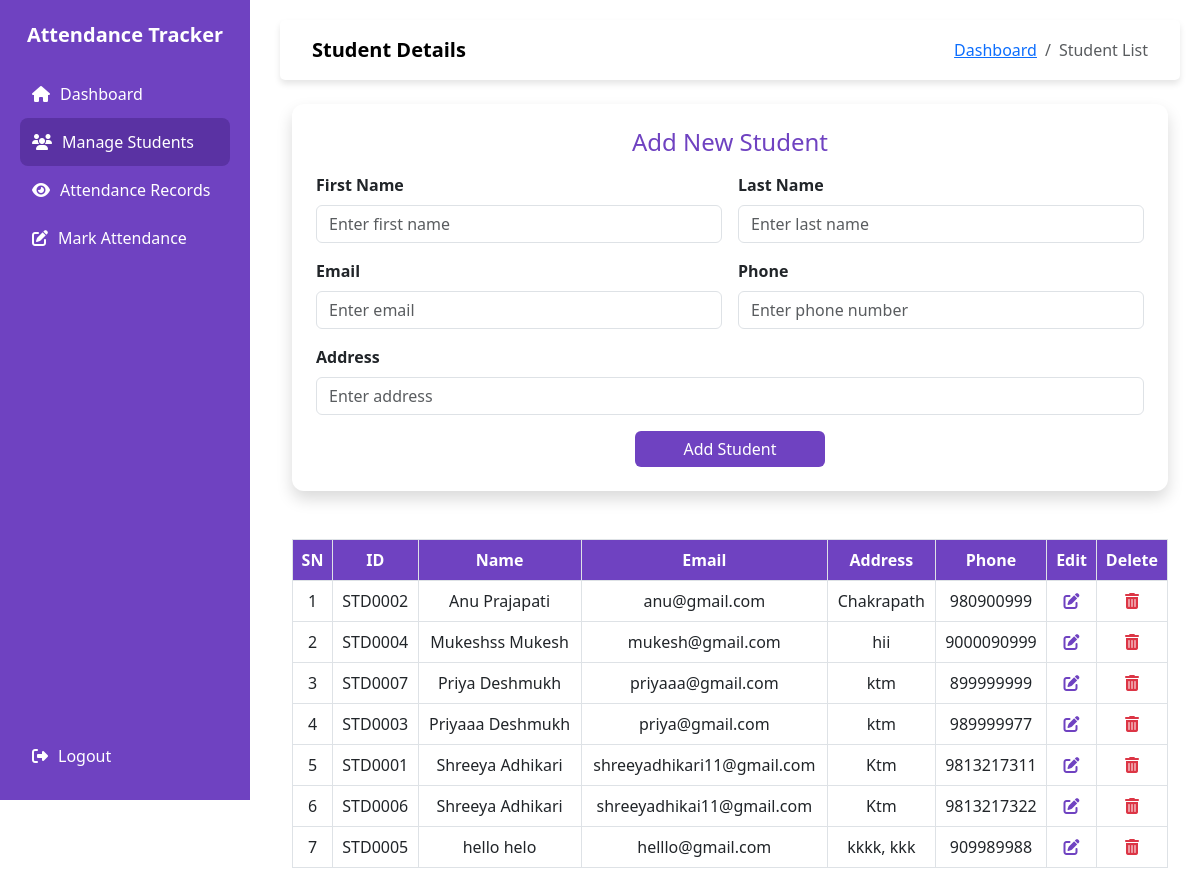
The page /view-student (signed in) on the database as committed earlier.
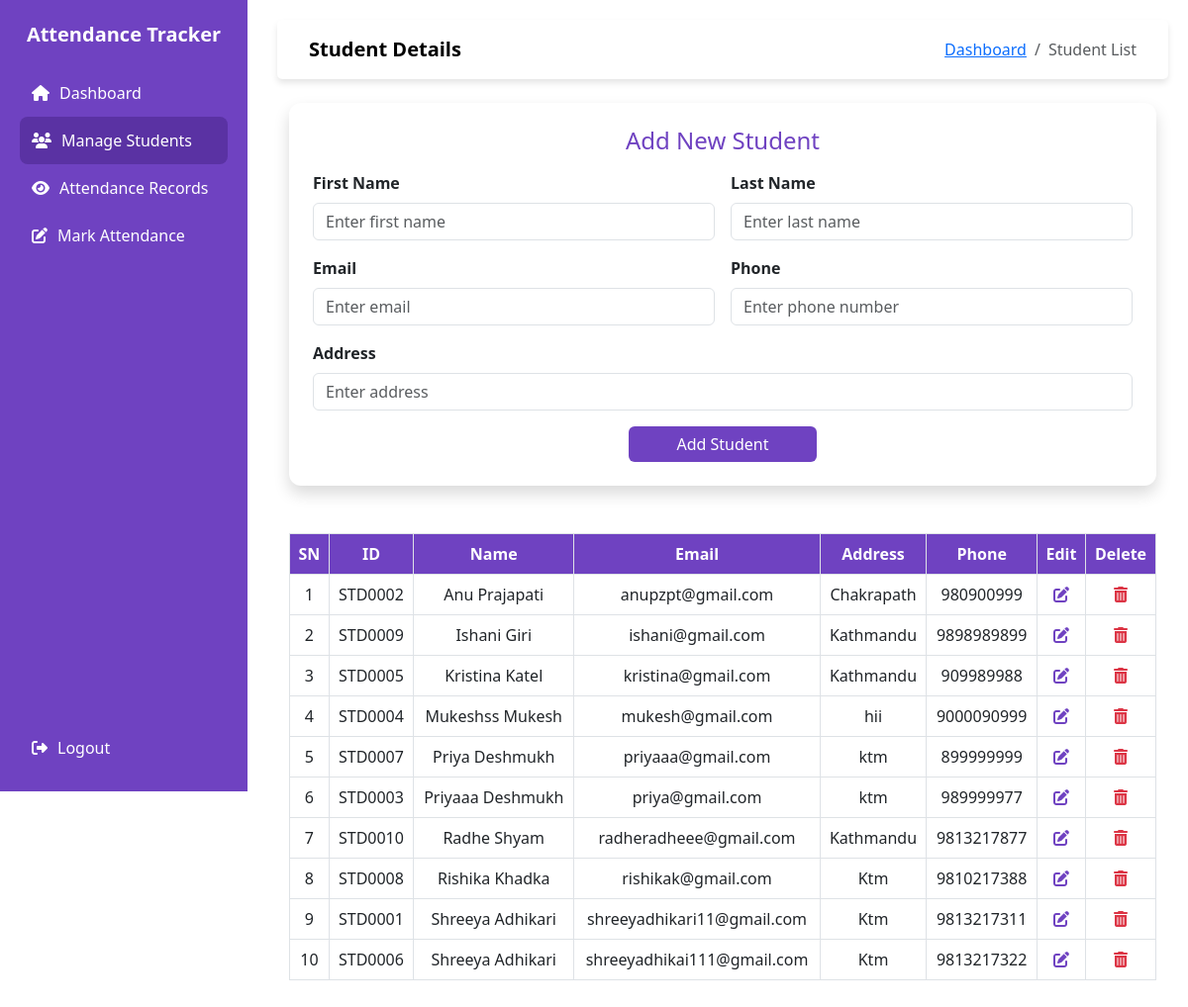
The same page on the database as committed later.
### models.py (models this page shows)
class Student(db.Model):
    id = db.Column(db.Integer, primary_key = True)
    student_id = db.Column(db.String(20), unique=True, nullable=False)  # Custom ID
    first_name = db.Column(db.String(150), nullable=False)
    last_name = db.Column(db.String(150), nullable=False)
    email = db.Column(db.String(100), unique=True, nullable=False)
    address = db.Column(db.Text, nullable=False)
    phone = db.Column(db.String(15), unique=True, nullable=False)

### app.py (the view, shortened to what this page needs)
@app.route('/view-student', methods=["GET", "POST"])
@login_required
def view_student():
    students = Student.query.order_by(Student.first_name.asc()).all()
    return render_template("student/view_student.html", students=students)

### app.py (called while the page is built)
@login_manager.user_loader
def load_admin(admin_id):
    return User.query.get(int(admin_id))

### templates/student/view_student.html (shortened to what this page needs)
{% extends "base.html" %}
{% block nav_title %}Student Details{% endblock %}
{% block content %}
<div class="container mt-4">
    <div class="card p-4 bg-white shadow">
        <h4 class="text-center text-primary mb-3">Add New Student</h4>
        <form method="POST">
            <div class="row g-3">
                <div class="col-md-6">
                    <label class="form-label fw-semibold">First Name</label>
                    <input type="text" name="first_name" class="form-control" required placeholder="Enter first name">
                </div>
                <div class="col-md-6">
                    <label class="form-label fw-semibold">Last Name</label>
                    <input type="text" name="last_name" class="form-control" required placeholder="Enter last name">
                </div>
                <div class="col-md-6">
                    <label class="form-label fw-semibold">Email</label>
                    <input type="email" name="email" class="form-control" required placeholder="Enter email">
                </div>
                <div class="col-md-6">
                    <label class="form-label fw-semibold">Phone</label>
                    <input type="text" name="phone" class="form-control" required placeholder="Enter phone number">
                </div>
                <div class="col-md-12">
                    <label class="form-label fw-semibold">Address</label>
                    <input type="text" name="address" class="form-control" required placeholder="Enter address">
                </div>
                <div class="col-12 d-flex justify-content-center mt-3">
                    <button type="submit" class="btn btn-primary px-5">Add Student</button>
                </div>
            </div>
        </form>
    </div>
    <div class="mt-5">
        <table class="table table-bordered table-hover">
            <thead>
                <tr>
                    <th>SN</th>
                    <th>ID</th>
                    <th>Name</th>
                    <th>Email</th>
                    <th>Address</th>
                    <th>Phone</th>
                    <th>Edit</th>
                    <th>Delete</th>
                </tr>
            </thead>
            <tbody>
                {% for student in students %}
                <tr>
                    <td>{{ loop.index }}</td>
                    <td>{{ student.student_id }}</td>
                    <td>{{ student.first_name }} {{ student.last_name }}</td>
                    <td>{{ student.email }}</td>
                    <td>{{ student.address }}</td>
                    <td>{{ student.phone }}</td>
                    <td>
                        <a  href = "/update/{{student.id}}" class="icon-btn" >
                            <i class="fas fa-edit"></i>
                        </a>
                    </td>
                    <td>
                        <a href = "/delete/{{student.id}}" class="icon-btn text-danger" onclick = "return ConfirmDelete()">
                            <i class="fas fa-trash-alt"></i>
                        </a>
                    </td>
                </tr>
                {% endfor %}
            </tbody>
        </table>
    </div>
</div>
{% endblock %}

### templates/base.html (shortened to what this page needs)
<!DOCTYPE html>
<html lang="en">
<head>
    <link rel="stylesheet" href="https://cdn.jsdelivr.net/npm/bootstrap@5.3.0/dist/css/bootstrap.min.css">
    <link rel="stylesheet" href="https://cdn.jsdelivr.net/npm/bootstrap-icons/font/bootstrap-icons.css">
    <link rel="stylesheet" href="https://cdnjs.cloudflare.com/ajax/libs/font-awesome/6.4.2/css/all.min.css">
</head>
<body>
    <div class="sidebar">
        <div class="brand">Attendance Tracker</div>
        <a href="{{ url_for('dashboard') }}" class="{% if request.endpoint == 'dashboard' %}active{% endif %}">
            <i class="fa fa-home"></i> Dashboard
        </a>
        <a href="{{ url_for('view_student') }}" class="{% if request.endpoint == 'view_student' %}active{% endif %}">
            <i class="fa fa-users"></i> Manage Students
        </a>
        <a href="{{ url_for('attendance_records') }}" class="{% if request.endpoint == 'attendance_records' %}active{% endif %}">
            <i class="fa fa-eye"></i> Attendance Records
        </a>
        <a href="{{ url_for('mark_attendance') }}" class="{% if request.endpoint == 'mark_attendance' %}active{% endif %}">
            <i class="fa fa-edit"></i> Mark Attendance
        </a>
        <a href="{{ url_for('logout') }} " onclick=ConfirmLogout() class="logout">
            <i class="fa fa-sign-out-alt"></i> Logout
        </a>
    </div>
    <div class="content">
        <nav class="navbar navbar-expand-lg navbar-light mb-2">
            <div class="container-fluid d-flex justify-content-between align-items-center">
                <a class="navbar-brand fw-semibold" href="#">{% block nav_title%} {% endblock%}</a>
                <nav aria-label="breadcrumb">
                    <ol class="breadcrumb">
                        <li class="breadcrumb-item"><a href="{{ url_for('dashboard') }}">Dashboard</a></li>
                        {% if request.endpoint == 'view_student' %}
                            <li class="breadcrumb-item active" aria-current="page">Student List</li>
                        {% elif request.endpoint == 'add_student' %}
                            <li class="breadcrumb-item active" aria-current="page">Add Student</li>
                        {% elif request.endpoint == 'attendance_records' %}
                            <li class="breadcrumb-item active" aria-current="page">View Attendance</li>
                        {% elif request.endpoint == 'mark_attendance' %}
                            <li class="breadcrumb-item active" aria-current="page">Mark Attendance</li>
                        {% endif %}
                    </ol>
                </nav>
            </div>
        </nav>
        {% block content %}{% endblock %}
    </div>
</body>
</html>

### templates/base.html (style rules this page uses)
:root { --primary-color: #6f42c1; --primary-hover: #5a32a3; --sidebar-bg: #6f42c1; --sidebar-text: #ffffff; }
body { display: flex; }
.sidebar { width: 250px; height: 100vh; background-color: var(--sidebar-bg); color: var(--sidebar-text); position: fixed; top: 0; left: 0; padding: 20px; display: flex; flex-direction: column; }
.sidebar .brand { font-size: 20px; font-weight: bold; text-align: center; margin-bottom: 20px; }
.sidebar a { display: flex; align-items: center; color: var(--sidebar-text); text-decoration: none; font-size: 16px; padding: 12px; border-radius: 8px; transition: background 0.3s ease; width: 100%; }
.sidebar a i { margin-right: 10px; }
.sidebar a:hover, .sidebar .active { background-color: var(--primary-hover); }
.sidebar .logout { margin-top: auto; }
.content { margin-left: 260px; padding: 20px; width: 100%; }
.navbar { background: white; box-shadow: 0px 4px 6px rgba(0, 0, 0, 0.1); padding: 10px 20px; border-radius: 5px; }
.breadcrumb { margin-bottom: 0; }

### templates/student/view_student.html (style rules this page uses)
:root { --primary-color: #6f42c1; --primary-hover: #5a32a3; }
.card { border: none; box-shadow: 0px 4px 10px rgba(0, 0, 0, 0.1); border-radius: 12px; background-color: #f8f9fa; }
.btn-primary { background-color: var(--primary-color); border: none; }
.table th { background-color: var(--primary-color); color: white; text-align: center; }
.table td { vertical-align: middle; text-align: center; }
.icon-btn { border: none; background: none; cursor: pointer; color: var(--primary-color); }
.text-primary { color: var(--primary-color) !important; }

Rows that differ between the two databases and show on the page:
changed Student "STD0002": email "anu@gmail.com" → "anupzpt@gmail.com"
added Student: student_id "STD0009", first_name "Ishani", last_name "Giri", email "ishani@gmail.com", address "Kathmandu", phone "9898989899"
changed Student "STD0005": first_name "hello" → "Kristina"; last_name "helo" → "Katel"; email "helllo@gmail.com" → "kristina@gmail.com"; address "kkkk, kkk" → "Kathmandu"; moves up the list
added Student: student_id "STD0010", first_name "Radhe", last_name "Shyam", email "radheradheee@gmail.com", address "Kathmandu", phone "9813217877"
added Student: student_id "STD0008", first_name "Rishika", last_name "Khadka", email "rishikak@gmail.com", address "Ktm", phone "9810217388"
changed Student "STD0006": email "shreeyadhikai11@gmail.com" → "shreeyadhikai111@gmail.com"
